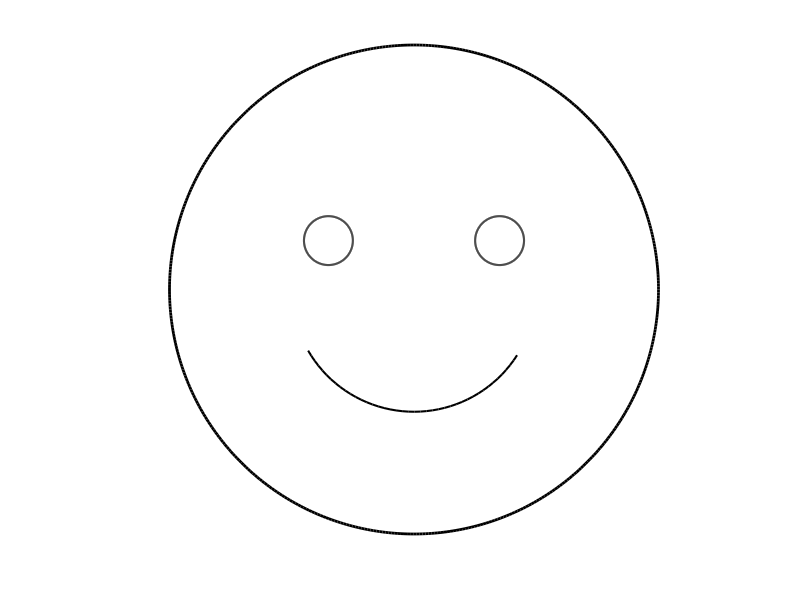

Write MATLAB code to recreate this figure.
t = linspace(0, 2 * pi, 500);
x = cos(t);
y = sin(t);
plot(x, y, 'k', 'LineWidth', 2);
axis equal;
hold on;

x1 = 0.1 * x + 0.35;
y1 = 0.1 * y + 0.2;
plot(x1, y1, 'k', 'LineWidth', 1.5);

x2 = 0.1 * x - 0.35;
y2 = 0.1 * y + 0.2;
plot(x2, y2, 'k', 'LineWidth', 1.5);

% Now we need the curved arc
t = 7 * pi / 6 : 0.05 : 11 * pi / 6;
x = 0.5 * cos(t);
y = 0.5 * sin(t);
plot(x, y, 'k', 'LineWidth', 1.5);
axis off;
hold off;
